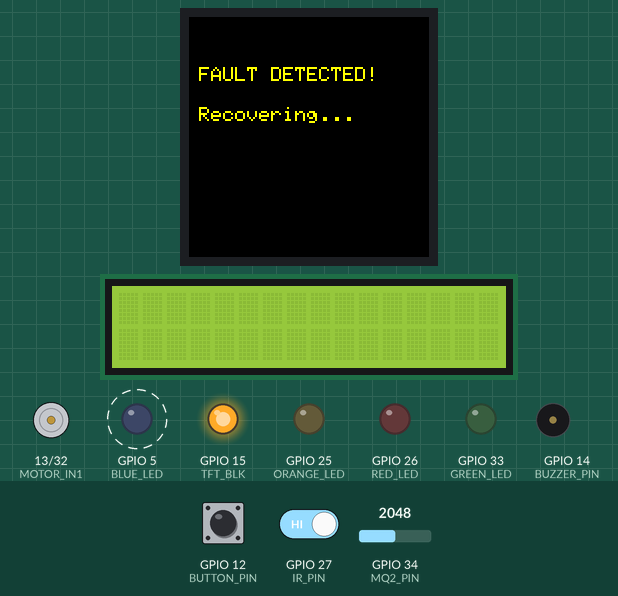
Recording of a sketch running on a simulated ESP32. Parts: 240×240 colour display, 16×2 character LCD, motor-driver pin pairs drawn as motors (green arrow = first pin HIGH = forward, orange = second pin HIGH = backward, longer = more drive), output pins drawn as LEDs (lit = HIGH), buzzer (waves = sounding, pin HIGH). Dashed ring = blinking. The inputs (shaded band) are chosen by the test bench; at power-on: GPIO 27 (IR_PIN) HIGH, GPIO 34 (MQ2_PIN) = 2048, GPIO 12 (BUTTON_PIN) HIGH. Random numbers use the default seed unless the sketch sets one; EEPROM starts erased; what the sketch prints to the serial monitor is not drawn.

Above: at 2.2 s.
2.3 s: GPIO 27 (IR_PIN) driven LOW
At 4.95 s:
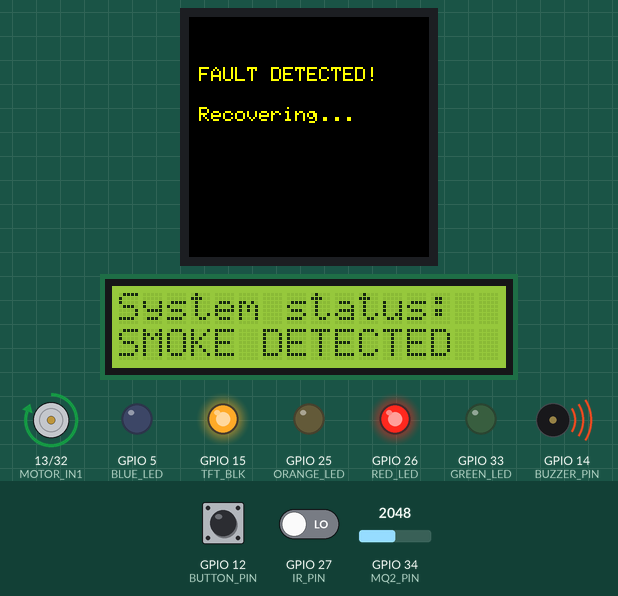
5.5 s: GPIO 34 (MQ2_PIN) set to 1969
At 8.5 s:
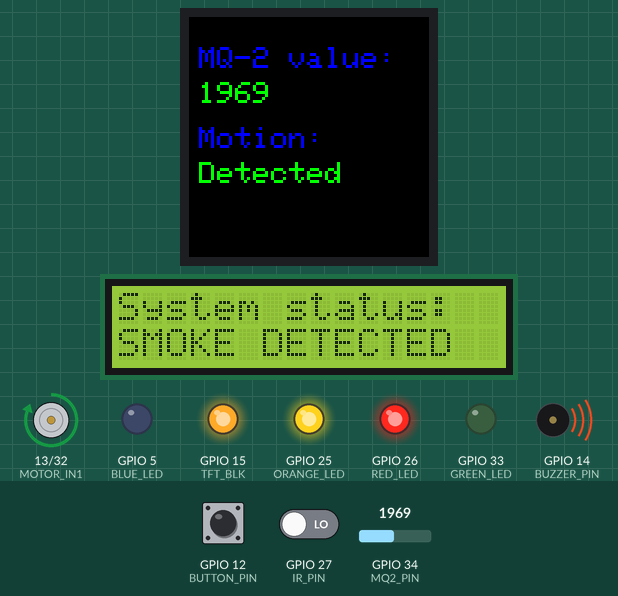
8.7 s: GPIO 12 (BUTTON_PIN) pulled LOW for 3.2 s
At 14.0 s:
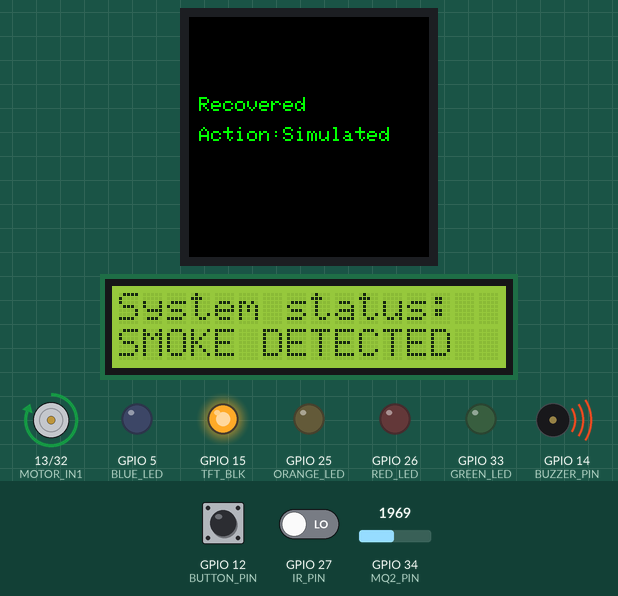
14.2 s: GPIO 27 (IR_PIN) driven HIGH
At 15.7 s:
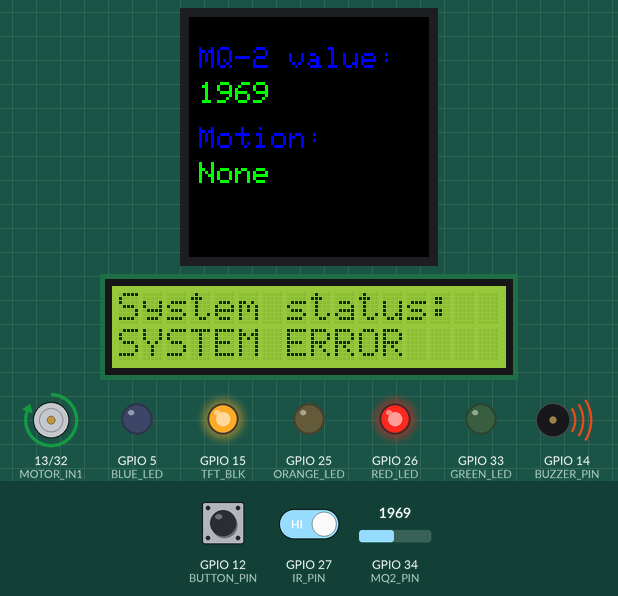
17.4 s: GPIO 34 (MQ2_PIN) set to 2040
At 19.8 s:
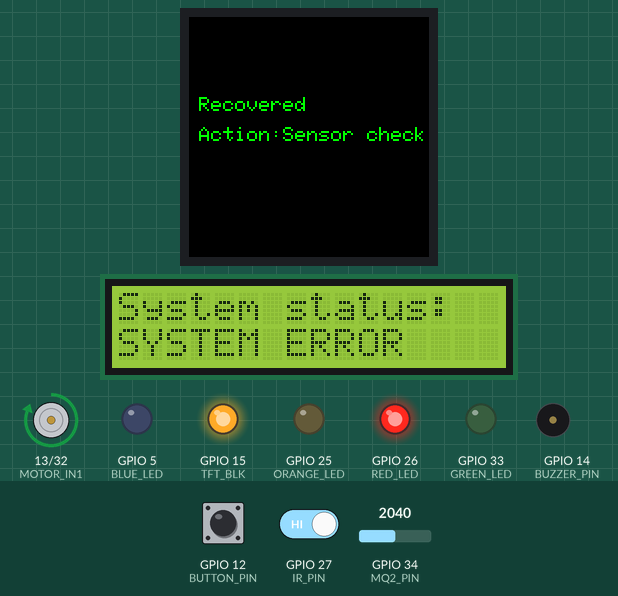
20.0 s: GPIO 34 (MQ2_PIN) set to 1049
At 22.4 s:
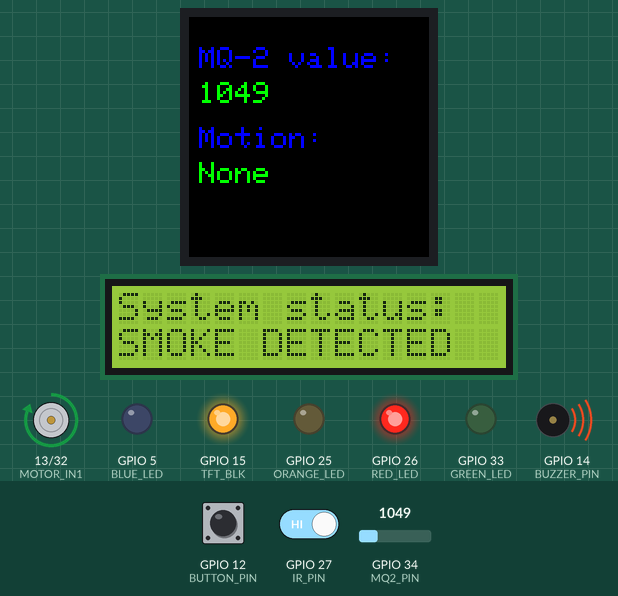
22.8 s: GPIO 34 (MQ2_PIN) set to 964
Timing chart, 0 to 25.8 s (numbered marks = the images above; inputs shaded):
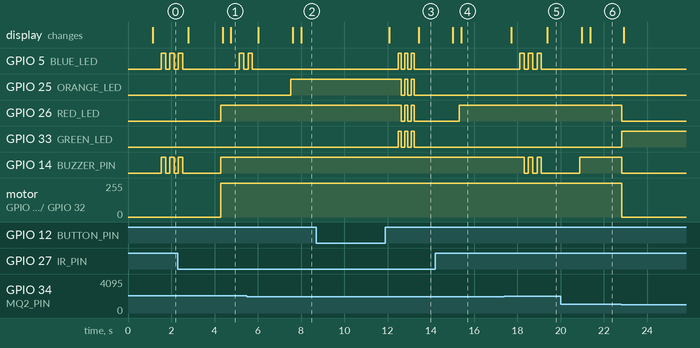

The sketch:

softfault_inject.ino
```cpp
// LCD_SDA 21
// LCD_SCL 22

#include <Wire.h>
#include <LiquidCrystal_I2C.h>
#include <Adafruit_GFX.h>
#include <Adafruit_ST7789.h>
#include <SPI.h>
#include <EEPROM.h>

#define MQ2_PIN    34
#define IR_PIN     27

#define BLUE_LED   5
#define GREEN_LED  33
#define ORANGE_LED 25
#define RED_LED    26


#define BUZZER_PIN 14
#define BUTTON_PIN 12

// TFT OLED (ST7789, SPI)
#define TFT_CS   -1
#define TFT_DC    2
#define TFT_RST   4
#define TFT_MOSI 23 // SDA/MOSI
#define TFT_SCLK 18 // SCL/SCLK
#define TFT_BLK  15

#define MOTOR_IN1 13
#define MOTOR_IN2 32

LiquidCrystal_I2C lcd(0x27, 16, 2);
Adafruit_ST7789 tft = Adafruit_ST7789(TFT_CS, TFT_DC, TFT_RST);

#define EEPROM_SIZE 128

enum FaultType : uint8_t {
  F_NONE = 0,
  F_GAS  = 1,
  F_MOTION = 2,
  F_MOTOR = 3,
  F_DISPLAY = 4,
  FAULT_TEST = 5
};

enum RecoveryType : uint8_t {
  R_NONE = 0,
  R_RESET_SENSOR = 1,
  R_REINIT_DISPLAY = 2,
  R_RESTART_MOTOR = 3,
  R_SIMULATED = 4
};


struct FaultLog {
  uint8_t faultType;
  uint8_t recoveryType;
  uint32_t faultTime;      // millis() when fault detected
  uint32_t recoveryTime;   // millis() when recovered
};

FaultLog lastLog;

unsigned long pressStart = 0;
bool pressed = false;

uint8_t lastAutoLoggedFault = F_NONE;
unsigned long lastAutoLogTime = 0;
const unsigned long AUTO_LOG_COOLDOWN = 10UL * 1000UL; // 10 seconds

struct SimFault {
  uint8_t type = F_NONE;
  unsigned long endTime = 0;
} simFault;

// Random seed helper
unsigned long seedEntropy() {
  // Combine analog noise and micros()
  unsigned long x = micros();
  x ^= analogRead(35); // a floating pin will give noisy values
  x ^= ((unsigned long)millis() << 8);
  return x;
}

void saveLogToEEPROM(const FaultLog &log) {
  EEPROM.put(0, log);
  EEPROM.commit();
}

void loadLogFromEEPROM(FaultLog &log) {
  EEPROM.get(0, log);
}

void displaySensorsOnTFT(int mq2val, int irval) {
  tft.fillScreen(ST77XX_BLACK);
  tft.setTextSize(3);
  tft.setTextColor(ST77XX_BLUE);
  tft.setCursor(10, 30);
  tft.println("MQ-2 value:");
  tft.setCursor(10, 65);
  tft.setTextColor(ST77XX_GREEN);
  tft.println(mq2val);

  tft.setTextColor(ST77XX_BLUE);
  tft.setCursor(10, 110);
  tft.println("Motion:");
  tft.setCursor(10, 145);
  tft.setTextColor(ST77XX_GREEN);
  tft.println(irval == LOW ? "Detected" : "None");
}

void displayFaultOnTFT(const FaultLog &log) {
  tft.fillScreen(ST77XX_BLACK);
  tft.setTextSize(2);
  tft.setTextColor(ST77XX_WHITE);
  tft.setCursor(10, 30);
  if (log.faultType == F_NONE) {
    tft.println("NO FAULTS");
    tft.setCursor(10, 60);
    tft.println("DETECTED");
    return;
  }
  tft.print("Fault: ");
  switch (log.faultType) {
    case F_GAS: tft.println("Gas"); break;
    case F_MOTION: tft.println("Motion"); break;
    case F_MOTOR: tft.println("Motor"); break;
    case F_DISPLAY: tft.println("Display"); break;
    case FAULT_TEST: tft.println("Test"); break;
    default: tft.println("Unknown"); break;
  }
  tft.setCursor(10, 90);
  tft.print("Fault@s: ");
  tft.println(log.faultTime/1000);
  tft.setCursor(10, 120);
  tft.print("Recov@s: ");
  if (log.recoveryTime == 0) tft.println("N/A");
  else tft.println(log.recoveryTime/1000);
  tft.setCursor(10, 150);
  tft.print("Action:");
  switch (log.recoveryType) {
    case R_RESET_SENSOR: tft.println("Sensor check"); break;
    case R_REINIT_DISPLAY: tft.println("Reinit OLED"); break;
    case R_RESTART_MOTOR: tft.println("Motor check"); break;
    case R_SIMULATED: tft.println("Simulated"); break;
    default: tft.println("None"); break;
  }
}

// Show "Recovering..." then "Recovered" messages
void showRecoveringUI(uint8_t fault) {
  tft.fillScreen(ST77XX_BLACK);
  tft.setTextSize(2);
  tft.setCursor(10, 50);
  tft.setTextColor(ST77XX_YELLOW);
  tft.println("FAULT DETECTED!");
  tft.setCursor(10, 90);
  tft.println("Recovering...");
}

// ---------------- Recovery routines ----------------
void recoverGasFault(FaultLog &log) {
  for (int i = 0; i < 3; ++i) {
    digitalWrite(BLUE_LED, HIGH);
    digitalWrite(BUZZER_PIN, HIGH);
    delay(200);
    digitalWrite(BLUE_LED, LOW);
    digitalWrite(BUZZER_PIN, LOW);
    delay(200);
  }
  // Simulate sensor reset (no hardware reset available)
  // Mark recovery type and time
  log.recoveryType = R_RESET_SENSOR;
  log.recoveryTime = millis();
}

void recoverMotionFault(FaultLog &log) {
  // Try debounce / "re-init" by waiting and toggling orange LED
  for (int i = 0; i < 2; ++i) {
    digitalWrite(BLUE_LED, HIGH);
    delay(200);
    digitalWrite(BLUE_LED, LOW);
    delay(200);
  }
  log.recoveryType = R_RESET_SENSOR;
  log.recoveryTime = millis();
}

void recoverMotorFault(FaultLog &log) {
  // Try simple motor restart: forward -> reverse -> stop
  digitalWrite(MOTOR_IN1, HIGH);
  digitalWrite(MOTOR_IN2, LOW);
  delay(1000);
  digitalWrite(MOTOR_IN1, LOW);
  digitalWrite(MOTOR_IN2, HIGH);
  delay(1000);
  digitalWrite(MOTOR_IN1, LOW);
  digitalWrite(MOTOR_IN2, LOW);
  log.recoveryType = R_RESTART_MOTOR;
  log.recoveryTime = millis();
}

void recoverDisplayFault(FaultLog &log) {
  // Try re-initializing the TFT display
  tft.init(240, 240, SPI_MODE3);
  tft.setRotation(0);
  log.recoveryType = R_REINIT_DISPLAY;
  log.recoveryTime = millis();
}

void recoverTestFault(FaultLog &log) {
  // Simulate a multi-step recovery
  // small wobble: blink all LEDs
  for (int i = 0; i < 3; ++i) {
    digitalWrite(RED_LED, HIGH);
    digitalWrite(ORANGE_LED, HIGH);
    digitalWrite(GREEN_LED, HIGH);
    digitalWrite(BLUE_LED, HIGH);
    delay(150);
    digitalWrite(RED_LED, LOW);
    digitalWrite(ORANGE_LED, LOW);
    digitalWrite(GREEN_LED, LOW);
    digitalWrite(BLUE_LED, LOW);
    delay(150);
  }
  log.recoveryType = R_SIMULATED;
  log.recoveryTime = millis();
}

// Performs recovery depending on fault type
void performRecovery(FaultLog &log) {
  showRecoveringUI(log.faultType);
  delay(400); // short pause so TFT updates

  switch (log.faultType) {
    case F_GAS:
      recoverGasFault(log);
      break;
    case F_MOTION:
      recoverMotionFault(log);
      break;
    case F_MOTOR:
      recoverMotorFault(log);
      break;
    case F_DISPLAY:
      recoverDisplayFault(log);
      break;
    case FAULT_TEST:
      recoverTestFault(log);
      break;
    default:
      log.recoveryType = R_NONE;
      log.recoveryTime = millis();
      break;
  }

  // Show recovered message
  tft.fillScreen(ST77XX_BLACK);
  tft.setTextSize(2);
  tft.setCursor(10, 80);
  tft.setTextColor(ST77XX_GREEN);
  tft.println("Recovered");
  tft.setCursor(10, 110);
  tft.print("Action:");
  switch (log.recoveryType) {
    case R_RESET_SENSOR: tft.println("Sensor check"); break;
    case R_REINIT_DISPLAY: tft.println("Reinit TFT"); break;
    case R_RESTART_MOTOR: tft.println("Motor Check"); break;
    case R_SIMULATED: tft.println("Simulated"); break;
    default: tft.println("None"); break;
  }
  delay(1500);
}

// ---------------- Fault injection ----------------
void injectRandomFault() {
  uint8_t ft = random(1, 6); // 1..5
  Serial.print("Injecting random fault type ");
  Serial.println(ft);

  // set simulated fault that will affect displayed sensor values for a short time
  simFault.type = ft;
  simFault.endTime = millis() + 6000; // simulation lasts 6 seconds

  // Create a log, set fault time
  FaultLog log;
  log.faultType = ft;
  log.faultTime = millis();
  log.recoveryType = R_NONE;
  log.recoveryTime = 0;

  // perform recovery and save
  performRecovery(log);
  lastLog = log;
  saveLogToEEPROM(lastLog);
}

// ---------------- Setup & Loop ----------------
void setup() {
  Serial.begin(115200);

  // init pins
  pinMode(BLUE_LED, OUTPUT);
  pinMode(RED_LED, OUTPUT);
  pinMode(ORANGE_LED, OUTPUT);
  pinMode(GREEN_LED, OUTPUT);
  pinMode(BUZZER_PIN, OUTPUT);
  pinMode(IR_PIN, INPUT);
  pinMode(BUTTON_PIN, INPUT_PULLUP);
  pinMode(MOTOR_IN1, OUTPUT);
  pinMode(MOTOR_IN2, OUTPUT);

  // init displays
  pinMode(TFT_BLK, OUTPUT);
  digitalWrite(TFT_BLK, HIGH);
  SPI.begin(TFT_SCLK, -1, TFT_MOSI, -1);
  tft.init(240, 240, SPI_MODE3);
  tft.setRotation(180);

  lcd.init();
  lcd.backlight();

  // init EEPROM
  EEPROM.begin(EEPROM_SIZE);
  loadLogFromEEPROM(lastLog);

  // seed RNG
  randomSeed(seedEntropy());

  // initial TFT message
  tft.fillScreen(ST77XX_BLACK);
  tft.setTextSize(3);
  tft.setCursor(20, 110);
  tft.setTextColor(ST77XX_RED);
  tft.println("System Ready");
  delay(800);
}

void loop() {
  // Read sensors
  int mq2value = analogRead(MQ2_PIN);
  int irvalue = digitalRead(IR_PIN);

  // Override with simulated fault if active
  if (simFault.type != F_NONE && millis() < simFault.endTime) {
    switch (simFault.type) {
      case F_GAS: mq2value = 4095; break; // extreme value
      case F_MOTION: irvalue = LOW; break; // force detected
      case F_MOTOR: /* motor not directly displayed; we can show on LCD */ break;
      case F_DISPLAY: /* cannot directly simulate except show message */ break;
      default: break;
    }
  } else {
    // reset simFault when expired
    if (simFault.type != F_NONE && millis() >= simFault.endTime) {
      simFault.type = F_NONE;
    }
  }

  // Basic automatic detection (rule-based safety)
  // Gas threshold (emergency) -> immediate action & log (but avoid spamming)

    if (mq2value > 2000 && (lastAutoLoggedFault != F_GAS || millis() - lastAutoLogTime > AUTO_LOG_COOLDOWN)) {
    FaultLog log = {F_GAS, R_NONE, millis(), 0};
    performRecovery(log);
    lastLog = log;
    saveLogToEEPROM(lastLog);
    lastAutoLoggedFault = F_GAS;
    lastAutoLogTime = millis();
  }

  // Motion fault detection (stuck/noise) - small example: treat a detected motion as a logged event
  if (irvalue == LOW && (lastAutoLoggedFault != F_MOTION || millis() - lastAutoLogTime > AUTO_LOG_COOLDOWN)) {
    FaultLog log = {F_MOTION, R_NONE, millis(), 0};
    performRecovery(log);
    lastLog = log;
    saveLogToEEPROM(lastLog);
    lastAutoLoggedFault = F_MOTION;
    lastAutoLogTime = millis();
  }

  // LED + buzzer status
  if (mq2value > 1000) {
    digitalWrite(RED_LED, HIGH);
    digitalWrite(BUZZER_PIN, HIGH);
    digitalWrite(MOTOR_IN1, HIGH);
    digitalWrite(MOTOR_IN2, LOW);
  } else {
    digitalWrite(RED_LED, LOW);
    digitalWrite(BUZZER_PIN, LOW);
    digitalWrite(MOTOR_IN1, LOW);
    digitalWrite(MOTOR_IN2, LOW);
  }
  if (irvalue == LOW) digitalWrite(ORANGE_LED, HIGH); else digitalWrite(ORANGE_LED, LOW);
  if (mq2value <= 1000 && irvalue == HIGH) digitalWrite(GREEN_LED, HIGH); else digitalWrite(GREEN_LED, LOW);

  // Update LCD status
  lcd.clear();
  lcd.setCursor(0, 0);
  lcd.print("System status:");

  bool faultActive = (simFault.type != F_NONE); // simulated fault active
  if (faultActive) {
    lcd.setCursor(0, 1);
    lcd.print("SYSTEM ERROR");
  }
  else if (mq2value > 1000) {
    lcd.setCursor(0, 1);
    lcd.print("SMOKE DETECTED");
  }
  else {
    lcd.setCursor(0, 1);
    lcd.print("SYSTEM ACTIVE");
  }


  // Button handling (double press + long press)
  int btnState = digitalRead(BUTTON_PIN);
  if (btnState == LOW && !pressed) {
    pressed = true;
    pressStart = millis();
  }
  if (btnState == HIGH && pressed){
    unsigned long duration = millis() - pressStart;
    pressed = false;
    if(duration >= 1000 && duration <3000){
      loadLogFromEEPROM(lastLog);
      displayFaultOnTFT(lastLog);
      delay(3000);
    }
    else if(duration >= 3000){
      injectRandomFault();
    }
  }

  // Normal TFT display when not in button/long-press action
  // We show sensors unless simFault.type == F_DISPLAY which simulates display fault (so we might show alternate message)
  if (!pressed) {
    if (simFault.type == F_DISPLAY) {

      tft.fillScreen(ST77XX_BLACK);
      tft.setTextSize(3);
      tft.setCursor(10, 100);
      tft.setTextColor(ST77XX_RED);
      tft.println("TFT ERROR");
    } else {
      displaySensorsOnTFT(mq2value, irvalue);
    }
  }

  // small loop delay
  delay(300);
}
```

Measured:
- the behaviour switches between 2001 and 2000 on GPIO 34 (MQ2_PIN) (found by bisection; images 1 and 2)
- after the input at 8.7 s, GPIO 5 (BLUE_LED), GPIO 33 (GREEN_LED): alternates HIGH for 0.15 s and LOW for 0.15 s, 6 changes in all, then stays LOW, starting after 3.8 s; GPIO 25 (ORANGE_LED), GPIO 26 (RED_LED): alternates HIGH for 0.15 s and LOW for 0.15 s, 5 changes in all, then stays LOW, starting after 3.9 s
- after the input at 17.4 s, GPIO 5 (BLUE_LED): alternates HIGH for 0.20 s and LOW for 0.20 s, 6 changes in all, then stays LOW, starting after 0.72 s; GPIO 14 (BUZZER_PIN): alternates HIGH for 0.20 s and LOW for 0.20 s, 5 changes in all, then stays LOW, starting after 0.92 s
- after the input at 22.8 s, GPIO 26 (RED_LED), GPIO 14 (BUZZER_PIN): HIGH → LOW at once; GPIO 33 (GREEN_LED): LOW → HIGH at once; motor on GPIO 13 (MOTOR_IN1) / GPIO 32 (MOTOR_IN2): forward 255/255 → stopped at once
